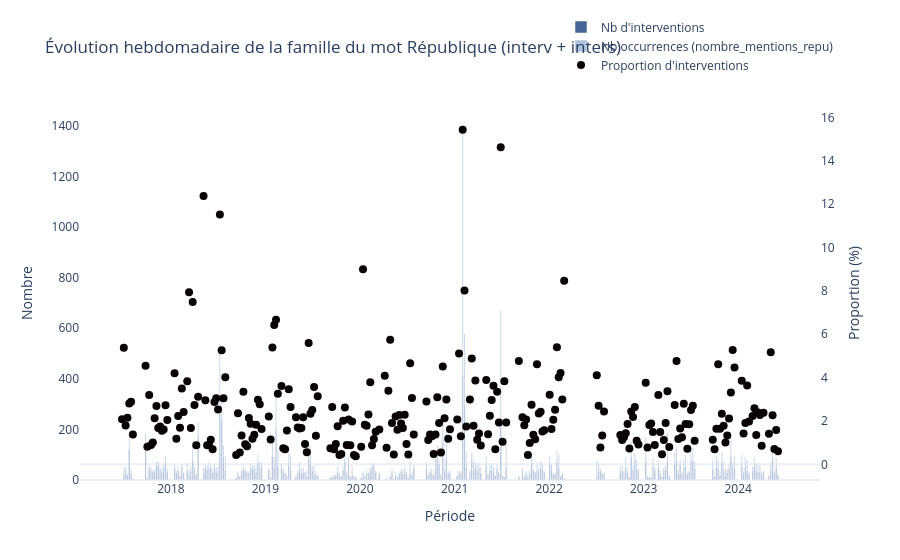

Notebook source saved alongside this figure:
### Code cell
# Tableau et graphique des évolutions hebdomadaires
diachronique_général(
    df,
    colonne_nombre="nombre_mentions_repu",
    colonne_condition="repu_match_valide",
    objet="famille du mot République",
    periode="semaine",
    suffixe="interv + inters",
)

### Figure 1 — Plotly figure (JSON) as saved in the notebook; plotly's stock layout.template omitted (floating-point values rounded to 4 significant figures; data arrays with more than 128 entries replaced by an {"elided": "..."} marker saying what was removed)
{"data": [{"hovertemplate": "<b>Période : %{x}</b><br>Nb interventions : %{y}<extra></extra>", "marker": {"color": "#1A417B"}, "name": "Nb d'interventions", "opacity": 0.8, "type": "bar", "x": {"elided": "265 str values"}, "y": {"elided": "265 int values"}}, {"hovertemplate": "<b>Période : %{x}</b><br>Nb occurrences : %{y}<extra></extra>", "marker": {"color": "#9BB2D5"}, "name": "Nb occurrences (nombre_mentions_repu)", "opacity": 0.8, "type": "bar", "x": {"elided": "265 str values"}, "y": {"elided": "265 int values"}}, {"hovertemplate": "<b>Période : %{x}</b><br>Proportion : %{y:.2f}%<extra></extra>", "line": {"color": "#080102", "width": 2.7}, "marker": {"size": 8, "symbol": "circle"}, "mode": "markers", "name": "Proportion d'interventions", "type": "scatter", "x": {"elided": "265 str values"}, "y": {"elided": "265 float values"}, "yaxis": "y2"}], "layout": {"bargap": 0.4, "barmode": "overlay", "legend": {"bgcolor": "rgba(255,255,255,0.7)", "x": 0.65, "y": 1.25}, "title": {"text": "Évolution hebdomadaire de la famille du mot République (interv + inters)"}, "xaxis": {"title": {"text": "Période"}}, "yaxis": {"showgrid": false, "title": {"text": "Nombre"}}, "yaxis2": {"overlaying": "y", "showgrid": false, "side": "right", "title": {"text": "Proportion (%)"}}}}
